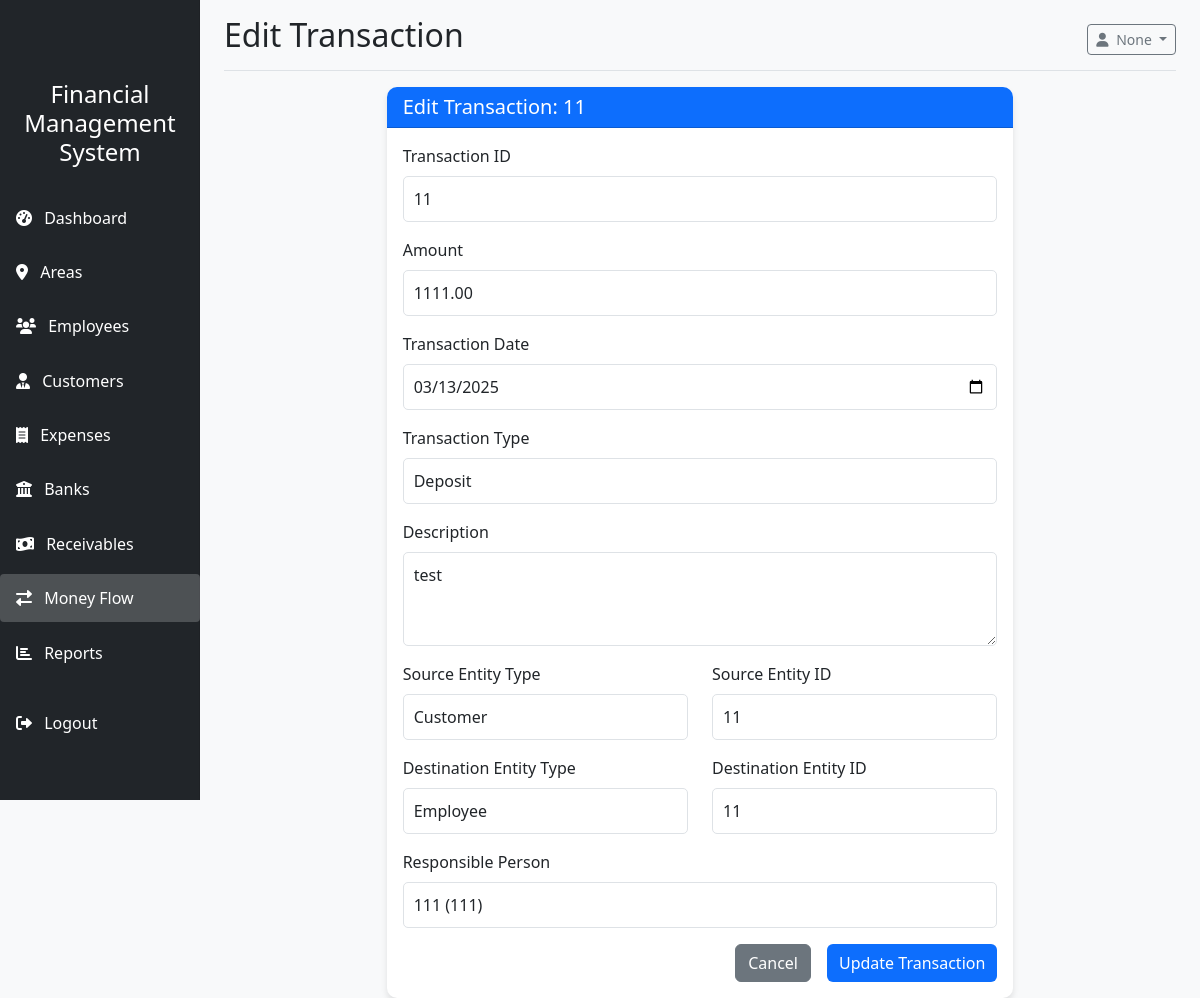
The app's page /dashboard/money-flow/edit/1/ (signed in) with its own data.
### authentication/models.py (models this page shows, shortened)
class User(AbstractUser):
    ROLE_CHOICES = (
        ('admin', 'Admin'),
        ('accountant', 'Accountant'),
    )
    username = None
    email = models.EmailField(_('email address'), unique=True)
    role = models.CharField(max_length=20, choices=ROLE_CHOICES, default='accountant')
    USERNAME_FIELD = 'email'
    REQUIRED_FIELDS = []
    objects = UserManager()

### dashboard/models.py (models this page shows, shortened)
class TransactionResponsibility(models.Model):
    ENTITY_TYPE_CHOICES = (
        ('customer', 'Customer'),
        ('employee', 'Employee'),
        ('bank', 'Bank'),
        ('company', 'Company'),
    )
    TRANSACTION_TYPE_CHOICES = (
        ('deposit', 'Deposit'),
        ('withdrawal', 'Withdrawal'),
        ('transfer', 'Transfer'),
        ('payment', 'Payment'),
        ('receipt', 'Receipt'),
        ('expense', 'Expense'),
    )
    transaction_id = models.CharField(max_length=20, unique=True)
    amount = models.DecimalField(max_digits=15, decimal_places=2)
    transaction_date = models.DateField()
    transaction_type = models.CharField(max_length=20, choices=TRANSACTION_TYPE_CHOICES)
    description = models.TextField(blank=True, null=True)
    source_entity_type = models.CharField(max_length=20, choices=ENTITY_TYPE_CHOICES)
    source_entity_id = models.IntegerField()
    destination_entity_type = models.CharField(max_length=20, choices=ENTITY_TYPE_CHOICES)
    destination_entity_id = models.IntegerField()
    responsible_person = models.ForeignKey(Employee, on_delete=models.SET_NULL, null=True, related_name='transactions_responsible')
    created_at = models.DateTimeField(auto_now_add=True)
    updated_at = models.DateTimeField(auto_now=True)
    class Meta:
        ordering = ['-transaction_date']
        verbose_name_plural = "Transaction Responsibilities"

### dashboard/views.py (the view)
# urls.py: path('money-flow/edit/<int:transaction_id>/', views.edit_transaction, name='edit_transaction'),
@login_required
def edit_transaction(request, transaction_id):
    transaction = get_object_or_404(TransactionResponsibility, id=transaction_id)
    if request.method == 'POST':
        form = TransactionResponsibilityForm(request.POST, instance=transaction)
        if form.is_valid():
            form.save()
            messages.success(request, 'Transaction updated successfully!')
            return redirect('money_flow')
    else:
        form = TransactionResponsibilityForm(instance=transaction)
    context = {
        'form': form,
        'transaction': transaction,
        'active_page': 'money_flow'
    }
    return render(request, 'dashboard/edit_transaction.html', context)

### dashboard/models.py (called while the page is built)
    def __str__(self):
        return f"{self.name} ({self.employee_code})"

### dashboard/templates/dashboard/edit_transaction.html (shortened to what this page needs)
{% extends "dashboard/dashboard_base.html" %}
{% block page_title %}Edit Transaction{% endblock %}
{% block dashboard_content %}
<div class="row">
    <div class="col-md-8 mx-auto">
        <div class="card">
            <div class="card-header bg-primary text-white">
                <h5 class="card-title mb-0">Edit Transaction: {{ transaction.transaction_id }}</h5>
            </div>
            <div class="card-body">
                <form method="post">
                    <div class="mb-3">
                        <label for="{{ form.transaction_id.id_for_label }}" class="form-label">Transaction ID</label>
                        {{ form.transaction_id }}
                    </div>
                    <div class="mb-3">
                        <label for="{{ form.amount.id_for_label }}" class="form-label">Amount</label>
                        {{ form.amount }}
                    </div>
                    <div class="mb-3">
                        <label for="{{ form.transaction_date.id_for_label }}" class="form-label">Transaction Date</label>
                        {{ form.transaction_date }}
                    </div>
                    <div class="mb-3">
                        <label for="{{ form.transaction_type.id_for_label }}" class="form-label">Transaction Type</label>
                        {{ form.transaction_type }}
                    </div>
                    <div class="mb-3">
                        <label for="{{ form.description.id_for_label }}" class="form-label">Description</label>
                        {{ form.description }}
                    </div>
                    <div class="row">
                        <div class="col-md-6 mb-3">
                            <label for="{{ form.source_entity_type.id_for_label }}" class="form-label">Source Entity Type</label>
                            {{ form.source_entity_type }}
                        </div>
                        <div class="col-md-6 mb-3">
                            <label for="{{ form.source_entity_id.id_for_label }}" class="form-label">Source Entity ID</label>
                            {{ form.source_entity_id }}
                        </div>
                    </div>
                    <div class="row">
                        <div class="col-md-6 mb-3">
                            <label for="{{ form.destination_entity_type.id_for_label }}" class="form-label">Destination Entity Type</label>
                            {{ form.destination_entity_type }}
                        </div>
                        <div class="col-md-6 mb-3">
                            <label for="{{ form.destination_entity_id.id_for_label }}" class="form-label">Destination Entity ID</label>
                            {{ form.destination_entity_id }}
                        </div>
                    </div>
                    <div class="mb-3">
                        <label for="{{ form.responsible_person.id_for_label }}" class="form-label">Responsible Person</label>
                        {{ form.responsible_person }}
                    </div>
                    <div class="d-grid gap-2 d-md-flex justify-content-md-end">
                        <a href="{% url 'money_flow' %}" class="btn btn-secondary me-md-2">Cancel</a>
                        <button type="submit" class="btn btn-primary">Update Transaction</button>
                    </div>
                </form>
            </div>
        </div>
    </div>
</div>
{% endblock %}

### dashboard/templates/dashboard/dashboard_base.html (shortened to what this page needs)
{% extends 'base.html' %}
{% block content %}
<div class="container-fluid">
    <div class="row">
        <div class="col-md-3 col-lg-2 d-md-block bg-dark sidebar collapse" id="sidebarMenu">
            <div class="position-sticky pt-3">
                <div class="logo-container">
                    <h4 class="text-white text-center p-3">Financial Management System</h4>
                </div>
                <ul class="nav flex-column">
                    <li class="nav-item">
                        <a class="nav-link text-white {% if active_page == 'dashboard' %}active{% endif %}" href="{% url 'dashboard' %}">
                            <i class="fas fa-tachometer-alt me-2"></i> Dashboard
                        </a>
                    </li>
                    <li class="nav-item">
                        <a class="nav-link text-white {% if active_page == 'areas' %}active{% endif %}" href="{% url 'areas' %}">
                            <i class="fas fa-map-marker-alt me-2"></i> Areas
                        </a>
                    </li>
                    <li class="nav-item">
                        <a class="nav-link text-white {% if active_page == 'employees' %}active{% endif %}" href="{% url 'employees' %}">
                            <i class="fas fa-users me-2"></i> Employees
                        </a>
                    </li>
                    <li class="nav-item">
                        <a class="nav-link text-white {% if active_page == 'customers' %}active{% endif %}" href="{% url 'customers' %}">
                            <i class="fas fa-user-tie me-2"></i> Customers
                        </a>
                    </li>
                    <li class="nav-item">
                        <a class="nav-link text-white {% if active_page == 'expenses' %}active{% endif %}" href="{% url 'expenses' %}">
                            <i class="fas fa-receipt me-2"></i> Expenses
                        </a>
                    </li>
                    <li class="nav-item">
                        <a class="nav-link text-white {% if active_page == 'banks' %}active{% endif %}" href="{% url 'banks' %}">
                            <i class="fas fa-university me-2"></i> Banks
                        </a>
                    </li>
                    <li class="nav-item">
                        <a class="nav-link text-white {% if active_page == 'receivables' %}active{% endif %}" href="{% url 'receivables' %}">
                            <i class="fas fa-money-bill-wave me-2"></i> Receivables
                        </a>
                    </li>
                    <li class="nav-item">
                        <a class="nav-link text-white {% if active_page == 'money_flow' %}active{% endif %}" href="{% url 'money_flow' %}">
                            <i class="fas fa-exchange-alt me-2"></i> Money Flow
                        </a>
                    </li>
                    <li class="nav-item">
                        <a class="nav-link text-white {% if active_page == 'reports' %}active{% endif %}" href="{% url 'reports' %}">
                            <i class="fas fa-chart-bar me-2"></i> Reports
                        </a>
                    </li>
                    <li class="nav-item mt-3">
                        <a class="nav-link text-white" href="{% url 'logout' %}">
                            <i class="fas fa-sign-out-alt me-2"></i> Logout
                        </a>
                    </li>
                </ul>
            </div>
        </div>
        <main class="col-md-9 ms-sm-auto col-lg-10 px-md-4">
            <div class="d-flex justify-content-between flex-wrap flex-md-nowrap align-items-center pt-3 pb-2 mb-3 border-bottom">
                <h1 class="h2">{% block page_title %}Dashboard{% endblock %}</h1>
                <div class="btn-toolbar mb-2 mb-md-0">
                    <div class="dropdown">
                        <button class="btn btn-sm btn-outline-secondary dropdown-toggle" type="button" id="userDropdown" data-bs-toggle="dropdown" aria-expanded="false">
                            <i class="fas fa-user me-1"></i> {{ request.user.username }}
                        </button>
                    </div>
                </div>
            </div>
            {% block dashboard_content %}{% endblock %}
        </main>
    </div>
</div>
{% endblock %}

### static/css/style.css (style rules this page uses)
body { font-family: 'Segoe UI', Tahoma, Geneva, Verdana, sans-serif; background-color: #f8f9fa; }
.sidebar { position: fixed; top: 0; bottom: 0; left: 0; z-index: 100; padding: 48px 0 0; box-shadow: inset -1px 0 0 rgba(0, 0, 0, .1); height: 100vh; }
.sidebar .nav-link { font-weight: 500; color: #333; padding: 0.75rem 1rem; margin: 0.2rem 0; border-radius: 0.25rem; }
.sidebar .nav-link.active { background-color: rgba(255, 255, 255, 0.2); }
.card { border: none; border-radius: 10px; box-shadow: 0 4px 6px rgba(0, 0, 0, 0.1); transition: transform 0.3s; }
.card-header { border-radius: 10px 10px 0 0 !important; font-weight: 600; }
.btn-primary { background-color: #0d6efd; border: none; }
.form-label { font-weight: 500; }
.form-control { border-radius: 5px; padding: 10px; }

### records on screen
User: user.username "None"
TransactionResponsibility: transaction_id "11", amount "1111.00", transaction_date "03/13/2025", transaction_type "Deposit", description "test", source_entity_type "Customer", source_entity_id "11", destination_entity_type "Employee", destination_entity_id "11", responsible_person "111 (111)"
